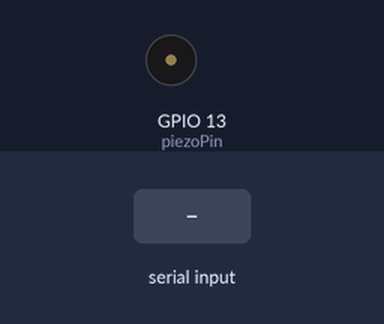
A program run on a simulated Raspberry Pi (BCM pin numbers). On the bench: buzzer (waves = sounding). The test bench sets the inputs (shaded band). What the program prints to the terminal is not drawn.

Above: at 1.2 s.
1.3 s: "5" typed at the terminal, then Enter
At 1.6 s:
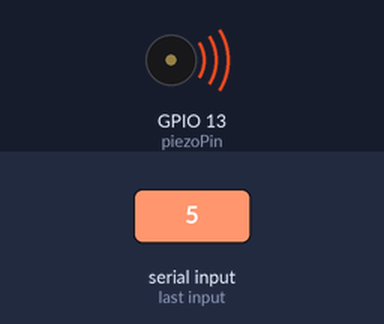
4.8 s: "1" typed at the terminal, then Enter
At 5.9 s:
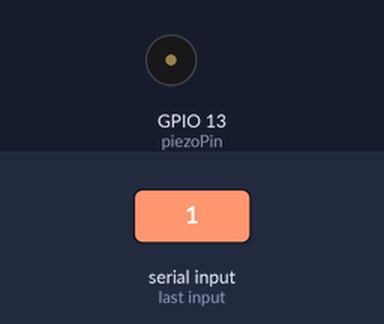
Timing chart, 0 to 7.8 s (numbered marks = the images above; inputs shaded):
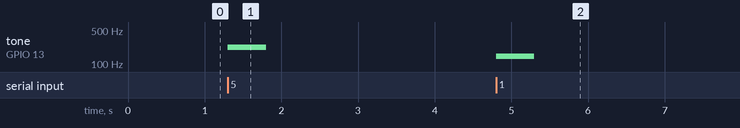

Measured:
- after the input at 1.3 s, tone on GPIO 13 (piezoPin): silent → 220 Hz at once, → silent 0.50 s later
- after the input at 4.8 s, tone on GPIO 13 (piezoPin): silent → 146 Hz at once, → silent 0.50 s later

The program:

keyboard_piezo.py
```python
import RPi.GPIO as GPIO
import time

piezoPin = 13

melody=[130,146,164,174,195,220,246,261]
scales= ["도","레","미","파","솔","라","시","도"]
GPIO.setmode(GPIO.BCM)
GPIO.setup(piezoPin,GPIO.OUT)

Buzz=GPIO.PWM(piezoPin,262)

try:
	while(True):
		scale =int(input("press the key board(0~7)"))
		if (scale>7):
			print("Wrong")
			Buzz.stop()
			continue
		print(scales[scale])
		Buzz.start(50)
		Buzz.ChangeFrequency(melody[scale])
		time.sleep(0.5)
		Buzz.stop()
#		time.sleep(1)

except KeyboardInterrupt:
	GPIO.cleanup()
```
